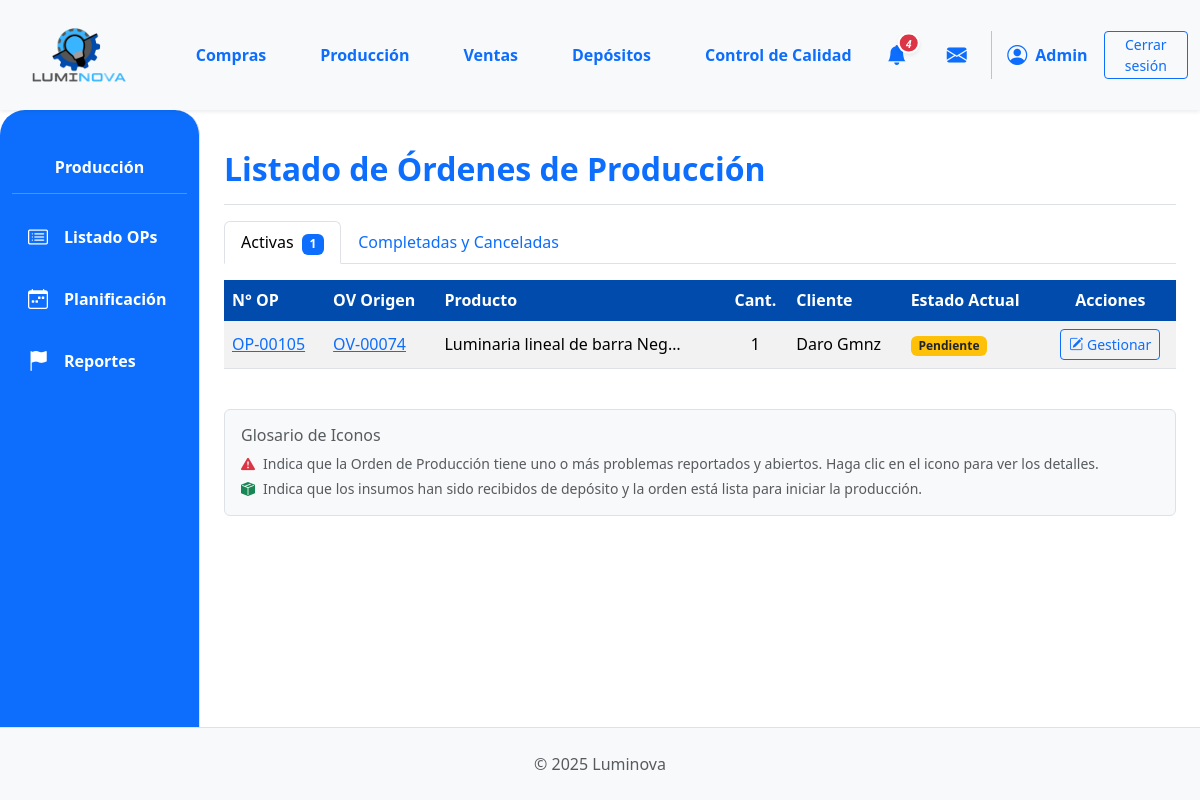
The app's page /produccion/produccion/ (signed in), older data.
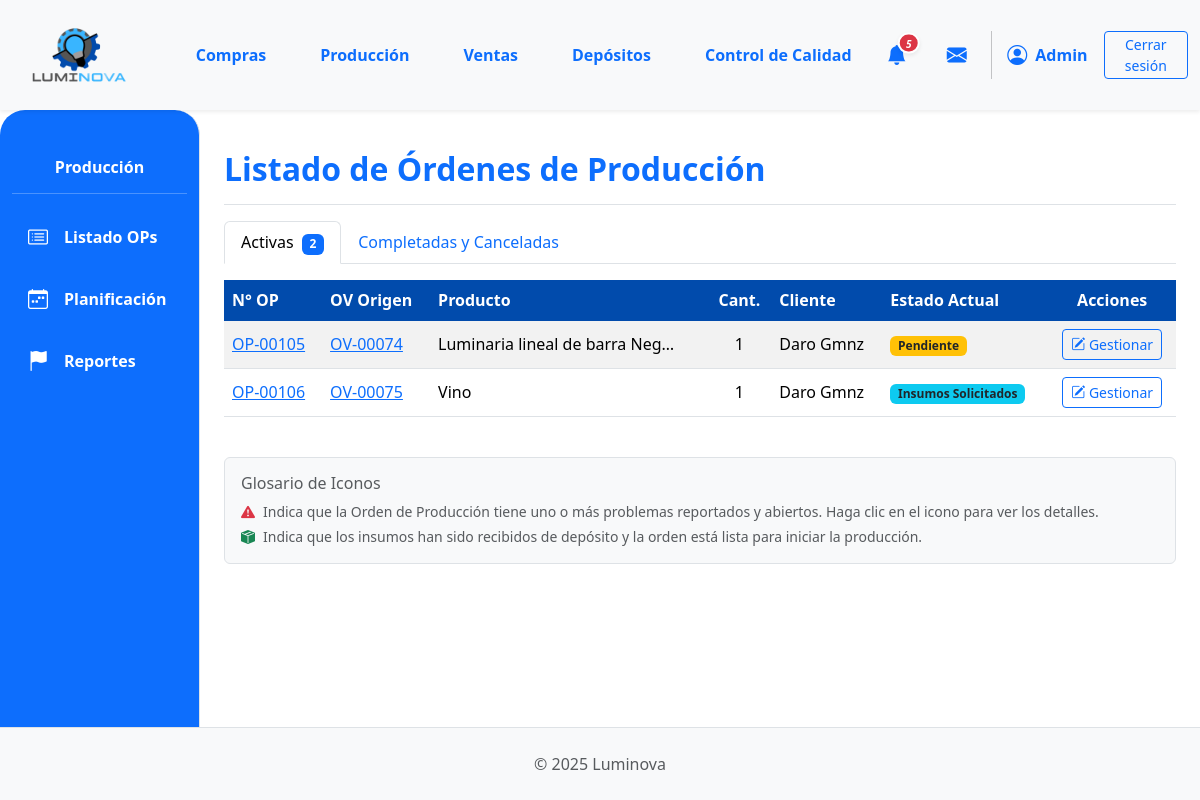
The same page, newer data.
### App_LUMINOVA/models.py (models this page shows, shortened)
class OrdenProduccion(models.Model):
    numero_op = models.CharField(
        max_length=20, unique=True, verbose_name="N° Orden de Producción"
    )
    orden_venta_origen = models.ForeignKey(
        OrdenVenta,
        on_delete=models.SET_NULL,
        null=True,
        blank=True,
        related_name="ops_generadas",
    )
    producto_a_producir = models.ForeignKey(
        ProductoTerminado, on_delete=models.PROTECT, related_name="ordenes_produccion"
    )
    cantidad_a_producir = models.PositiveIntegerField()
    estado_op = models.ForeignKey(
        EstadoOrden,
        on_delete=models.SET_NULL,
        null=True,
        blank=True,
        related_name="ops_estado",
    )
    fecha_solicitud = models.DateTimeField(default=timezone.now)
    fecha_inicio_real = models.DateTimeField(null=True, blank=True)
    fecha_inicio_planificada = models.DateField(null=True, blank=True)
    fecha_fin_real = models.DateTimeField(null=True, blank=True)
    fecha_fin_planificada = models.DateField(null=True, blank=True)
    sector_asignado_op = models.ForeignKey(
        SectorAsignado,
        on_delete=models.SET_NULL,
        null=True,
        blank=True,
        related_name="ops_sector",
    )
    notas = models.TextField(null=True, blank=True, verbose_name="Notas")
    def get_estado_op_display(self):
        if self.estado_op:
            return self.estado_op.nombre
        return "Sin Estado Asignado"

class OrdenVenta(models.Model):
    ESTADO_CHOICES = [
        ("PENDIENTE", "Pendiente Confirmación"),
        ("CONFIRMADA", "Confirmada (Esperando Producción)"),
        ("INSUMOS_SOLICITADOS", "Insumos Solicitados"),
        ("PRODUCCION_INICIADA", "Producción Iniciada"),
        ("PRODUCCION_CON_PROBLEMAS", "Producción con Problemas"),
        ("LISTA_ENTREGA", "Lista para Entrega"),
        ("COMPLETADA", "Completada/Entregada"),
        ("CANCELADA", "Cancelada"),
    ]
    numero_ov = models.CharField(
        max_length=20, unique=True, verbose_name="N° Orden de Venta"
    )
    cliente = models.ForeignKey(
        Cliente, on_delete=models.PROTECT, related_name="ordenes_venta"
    )
    fecha_creacion = models.DateTimeField(default=timezone.now)
    estado = models.CharField(
        max_length=50, choices=ESTADO_CHOICES, default="PENDIENTE"
    )
    total_ov = models.DecimalField(
        max_digits=12, decimal_places=2, default=0.00, verbose_name="Total OV"
    )
    notas = models.TextField(blank=True, null=True)

class ProductoTerminado(models.Model):
    descripcion = models.CharField(max_length=255)  # Aumentado max_length
    categoria = models.ForeignKey(
        CategoriaProductoTerminado,
        on_delete=models.PROTECT,
        related_name="productos_terminados",
    )
    precio_unitario = models.DecimalField(max_digits=10, decimal_places=2, default=0.00)
    stock = models.IntegerField(default=0)
    modelo = models.CharField(max_length=50, blank=True, null=True)
    potencia = models.IntegerField(blank=True, null=True)
    acabado = models.CharField(max_length=50, blank=True, null=True)
    color_luz = models.CharField(max_length=50, blank=True, null=True)
    material = models.CharField(max_length=50, blank=True, null=True)
    imagen = models.ImageField(null=True, blank=True, upload_to="productos_terminados/")
    deposito = models.ForeignKey(
        "Deposito",
        on_delete=models.PROTECT,
        related_name="productos_terminados",
        null=True,
        blank=True,
        help_text="Depósito al que pertenece este producto terminado",
    )

class Cliente(models.Model):
    nombre = models.CharField(max_length=150, unique=True)
    direccion = models.TextField(blank=True)
    telefono = models.CharField(max_length=25, blank=True)
    email = models.EmailField(unique=True, null=True, blank=True)

class EstadoOrden(models.Model):
    nombre = models.CharField(max_length=50, unique=True)

### App_LUMINOVA/views_producción.py (the view)
# urls.py: path("produccion/", produccion_lista_op_view, name="produccion_principal"),
@login_required
def produccion_lista_op_view(request):
    ESTADOS_FINALIZADOS = ["Completada", "Cancelada"]
    base_query = OrdenProduccion.objects.select_related(
        "producto_a_producir__categoria",
        "orden_venta_origen__cliente",
        "estado_op",
        "sector_asignado_op",
    ).prefetch_related(
        Prefetch(
            "reportes_incidencia",
            queryset=Reportes.objects.filter(resuelto=False).select_related(
                "reportado_por", "sector_reporta"
            ),
            to_attr="reportes_abiertos",  # El resultado se guardará en op.reportes_abiertos
        )
    )
    ops_activas = base_query.exclude(
        estado_op__nombre__in=ESTADOS_FINALIZADOS
    ).order_by("fecha_solicitud")
    ops_finalizadas = base_query.filter(
        estado_op__nombre__in=ESTADOS_FINALIZADOS
    ).order_by("-fecha_solicitud")
    context = {
        "ops_activas_list": ops_activas,
        "ops_finalizadas_list": ops_finalizadas,
        "titulo_seccion": "Listado de Órdenes de Producción",
    }
    return render(request, "produccion/produccion_lista_op.html", context)

### App_LUMINOVA/templates/produccion/produccion_lista_op.html (shortened to what this page needs)
{% extends 'padre.html' %}
{% load static %}
{% load django_bootstrap5 %}
{% block sidebar_content %}
    {% include 'produccion/produccion_sidebar.html' %}
{% endblock %}
{% block content %}
<div class="d-flex justify-content-between flex-wrap flex-md-nowrap align-items-center pt-3 pb-2 mb-3 border-bottom">
    <h1 class="h2 fw-bold text-primary">{{ titulo_seccion }}</h1>
</div>
<ul class="nav nav-tabs" id="opTab" role="tablist">
  <li class="nav-item" role="presentation">
    <button class="nav-link active" id="activas-tab" data-bs-toggle="tab" data-bs-target="#activas-tab-pane" type="button" role="tab">
      Activas <span class="badge bg-primary ms-1">{{ ops_activas_list|length }}</span>
    </button>
  </li>
  <li class="nav-item" role="presentation">
    <button class="nav-link" id="finalizadas-tab" data-bs-toggle="tab" data-bs-target="#finalizadas-tab-pane" type="button" role="tab">
      Completadas y Canceladas
    </button>
  </li>
</ul>
<div class="tab-content" id="opTabContent">
  <div class="tab-pane fade show active" id="activas-tab-pane" role="tabpanel">
    <div class="table-responsive mt-3">
        <table class="table table-striped table-hover align-middle">
            <thead class="color-thead">
                <tr>
                    <th style="background-color: #014BAC; color: white;">N° OP</th>
                    <th style="background-color: #014BAC; color: white;">OV Origen</th>
                    <th style="background-color: #014BAC; color: white;">Producto</th>
                    <th class="text-center" style="background-color: #014BAC; color: white;">Cant.</th>
                    <th style="background-color: #014BAC; color: white;">Cliente</th>
                    <th style="background-color: #014BAC; color: white;">Estado Actual</th>
                    <th class="text-center" style="background-color: #014BAC; color: white;">Acciones</th>
                </tr>
            </thead>
            <tbody>
                {% for op in ops_activas_list %}
                <tr class="{% if op.estado_op.nombre|lower == 'insumos recibidos' %}table-info-light{% endif %}">
                    <td><a href="{% url 'App_LUMINOVA:produccion_detalle_op' op.id %}">{{ op.numero_op }}</a></td>
                    <td>{% if op.orden_venta_origen %}<a href="{% url 'App_LUMINOVA:ventas_detalle_ov' op.orden_venta_origen.id %}">{{ op.orden_venta_origen.numero_ov }}</a>{% else %}N/A{% endif %}</td>
                    <td>{{ op.producto_a_producir.descripcion|truncatechars:30 }}</td>
                    <td class="text-center">{{ op.cantidad_a_producir }}</td>
                    <td>{{ op.orden_venta_origen.cliente.nombre|default_if_none:"N/A" }}</td>
                    <td>
                        <span class="badge {% if op.estado_op.nombre|lower == 'pausada' %}bg-dark{% elif op.estado_op.nombre|lower == 'producción con problemas' %}bg-danger{% elif op.estado_op.nombre|lower == 'pendiente' or op.estado_op.nombre|lower == 'planificada' %}bg-warning text-dark{% elif op.estado_op.nombre|lower == 'insumos solicitados' %}bg-info text-dark{% else %}bg-primary{% endif %}">{{ op.get_estado_op_display }}</span>
                    </td>
                    <td class="text-center"><a href="{% url 'App_LUMINOVA:produccion_detalle_op' op.id %}" class="btn btn-sm btn-outline-primary"><i class="bi bi-pencil-square"></i> Gestionar</a></td>
                </tr>
                {% empty %}
                <tr><td colspan="7" class="text-center p-4"><i class="bi bi-check-circle-fill text-success me-2"></i>No hay órdenes de producción activas.</td></tr>
                {% endfor %}
            </tbody>
        </table>
    </div>
  </div>
</div>
<div class="mt-4 p-3 bg-light border rounded small text-muted">
    <h6 class="mb-2">Glosario de Iconos</h6>
    <div class="d-flex align-items-center mb-1">
        <i class="bi bi-exclamation-triangle-fill text-danger me-2"></i>
        <span>Indica que la Orden de Producción tiene uno o más problemas reportados y abiertos. Haga clic en el icono para ver los detalles.</span>
    </div>
    <div class="d-flex align-items-center">
        <i class="bi bi-box-seam-fill text-success me-2"></i>
        <span>Indica que los insumos han sido recibidos de depósito y la orden está lista para iniciar la producción.</span>
    </div>
</div>
{% endblock %}

### App_LUMINOVA/templates/padre.html (shortened to what this page needs)
{% load static %}
{% load django_bootstrap5 %}
<!DOCTYPE html>
<html lang="es">
<head>
    {% bootstrap_css %}
    <link rel="stylesheet" href="{% static 'css/custom.css' %}">
    <link rel="stylesheet" href="https://cdn.jsdelivr.net/npm/bootstrap-icons@1.11.3/font/bootstrap-icons.min.css">
</head>
<body>
    <header class="site-header">
        {% include 'shared/header.html' %}
    </header>
    <div class="container-fluid content-area">
        <div class="row">
            {% block sidebar_content %}{% endblock %}
            <main class="col-md-9 ms-sm-auto col-lg-10 px-md-4 py-4 main-column">
                {% block content %}{% endblock %}
            </main>
        </div>
    </div>
    <footer class="site-footer">
        {% include 'shared/footer.html' %}
    </footer>
</body>
</html>

### App_LUMINOVA/templates/shared/header.html (shortened to what this page needs)
{% load static %}
<header>
    <nav class="navbar navbar-expand-lg navbar-light bg-light shadow-sm p-0">
        <div class="container-fluid d-flex align-items-center">
            <div class="col-md-3 col-lg-1">
                <a class="navbar-brand d-flex align-items-center ms-3" href="{% url 'App_LUMINOVA:dashboard' %}">
                    <img src="{% static 'img/logo.png' %}" alt="Luminova Logo" height="100" width="100" class="d-inline-block align-text-top me-2">
                </a>
            </div>
            <div class="collapse navbar-collapse" id="navbarContent" style="padding-left: 5%;">
                <ul class="navbar-nav mb-2 mb-lg-0 d-flex justify-content-around w-100">
                    <li class="nav-item"><a class="nav-link text-primary fw-bold" href="{% url 'App_LUMINOVA:compras_lista_oc' %} ">Compras</a></li>
                    <li class="nav-item"><a class="nav-link text-primary fw-bold" href="{% url 'App_LUMINOVA:produccion_principal' %}">Producción</a></li>
                    <li class="nav-item"><a class="nav-link text-primary fw-bold" href="{% url 'App_LUMINOVA:ventas_lista_ov' %}">Ventas</a></li>
                    <li class="nav-item"><a class="nav-link text-primary fw-bold" href="{% url 'App_LUMINOVA:seleccionar_deposito' %}">Depósitos</a></li>
                    <li class="nav-item"><a class="nav-link text-primary fw-bold" href="{% url 'App_LUMINOVA:control_calidad_view' %}">Control de Calidad</a></li>
                </ul>
                <div class="navbar-nav ms-auto d-flex flex-row align-items-center">
                    {% if user.is_authenticated %}
                        <div class="nav-item dropdown me-3">
                            <a class="nav-link px-2 position-relative d-flex align-items-center" href="#" role="button" data-bs-toggle="dropdown" aria-expanded="false" title="Notificaciones">
                                <i class="bi bi-bell-fill fs-5 text-primary">
                                    {% if total_notificaciones > 0 %}
                                    <span class="position-absolute translate-middle badge rounded-pill bg-danger shadow-sm" style="font-size: 0.5em; min-width:18px; border:2px solid #fff; margin-top: 3px; margin-left: 2px; display: inline-block; text-align: center;">{{ total_notificaciones }}</span>
                                    {% endif %}
                                </i>
                            </a>
                        </div>
                        <div class="nav-item dropdown ms-2" id="dropdown-mensajes">
                            <a class="nav-link px-2 position-relative d-flex align-items-center" href="#" id="mensajesDropdown" role="button" data-bs-toggle="dropdown" aria-expanded="false" title="Mensajes">
                                <i class="bi bi-envelope-fill fs-5 text-primary"></i>
                            </a>
                        </div>
                        <div class="nav-item d-flex align-items-center">
                             <i class="bi bi-person-circle fs-5 text-primary"></i>
                             <span class="ms-2 fw-bold text-primary">{{ user.first_name|default:user.username|capfirst }}</span>
                        </div>
                        <div class="nav-item ms-3">
                            <a class="btn btn-outline-primary btn-sm btn-CS" href="{% url 'App_LUMINOVA:logout' %}">Cerrar sesión</a>
                        </div>
                    {% endif %}
                </div>
            </div>
        </div>
    </nav>
</header>

### App_LUMINOVA/templates/produccion/produccion_sidebar.html (shortened to what this page needs)
{% load static %}
{% url 'App_LUMINOVA:produccion_lista_op' as url_produccion_lista_op %}
{% url 'App_LUMINOVA:planificacion_produccion' as url_planificacion %}
{% url 'App_LUMINOVA:reportes_produccion' as url_reportes %}
<nav id="sidebarMenu" class="col-md-3 col-lg-2 d-md-block bg-primary sidebar collapse border-end vh-100" style="border-top-left-radius: 25px; border-top-right-radius: 25px;">
    <div class="position-sticky pt-4">
        <h6 class="sidebar-heading d-flex justify-content-center align-items-center px-3 mt-4 mb-1 text-white fw-bold">
            <span>Producción</span>
        </h6>
        <hr class="text-white">
        <ul class="nav flex-column">
            <li class="nav-item">
                <a class="nav-link sidebar-link text-white fw-bold custom-active-button d-flex align-items-center
                   {% if request.resolver_match.url_name == 'produccion_lista_op' or request.resolver_match.url_name == 'produccion_detalle_op' %}active{% endif %}"
                   aria-current="page" href="{{ url_produccion_lista_op }}">
                    <i class="bi bi-card-list fs-5 me-2"></i> <span class="ms-2">Listado OPs</span>
                </a>
            </li>
            <li class="nav-item mt-2">
                <a class="nav-link sidebar-link text-white fw-bold custom-active-button d-flex align-items-center
                   {% if request.resolver_match.url_name == 'planificacion_produccion' %}active{% endif %}"
                   href="{{ url_planificacion }}">
                    <i class="bi bi-calendar-week fs-5 me-2"></i> <span class="ms-2">Planificación</span>
                </a>
            </li>
            <li class="nav-item mt-2">
                <a class="nav-link sidebar-link text-white fw-bold custom-active-button d-flex align-items-center
                   {% if request.resolver_match.url_name == 'reportes_produccion' %}active{% endif %}"
                   href="{{ url_reportes }}">
                    <i class="bi bi-flag-fill fs-5 me-2"></i> <span class="ms-2">Reportes</span>
                </a>
            </li>
        </ul>
    </div>
</nav>

### App_LUMINOVA/templates/shared/footer.html
<footer class="text-center py-4 border-top bg-light">
    <div class="container">
    <span class="text-muted">&copy; 2025 Luminova</span>
    </div>
</footer>

Row changes from the older to the newer data that the page shows:
added OrdenProduccion: numero_op "OP-00106", orden_venta_origen.numero_ov "OV-00075", producto_a_producir.descripcion "Vino", cantidad_a_producir "1", orden_venta_origen.cliente.nombre "Daro Gmnz", estado_op "Insumos Solicitados"
Text that changed along with them:
{{ total_notificaciones }}: "4" → "5"
{{ ops_activas_list|length }}: "1" → "2"
